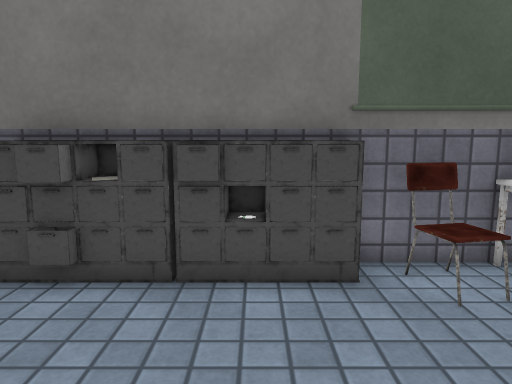
View 1 (above)

15 first-person views from a walk through a Unity game level. The camera is 1.2 m above the floor, tilts 8° down and sees 70° across. Doors are open. The floor is counted in squares, 0.5 m on a side. Each view is taken from the middle of a square. On the plan, view 1 faces up. The plan holds only what a view shows up to about 20 squares ahead; the rest is blank. Some surface patterns are stand-ins.

View 2
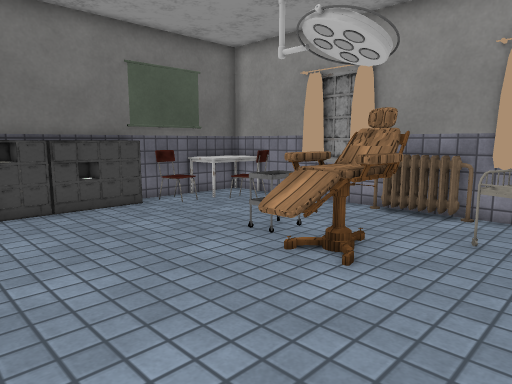

View 3
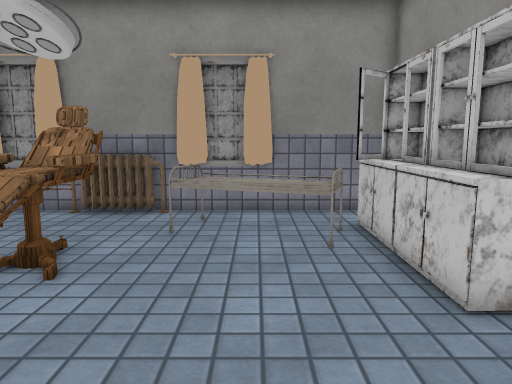

View 4
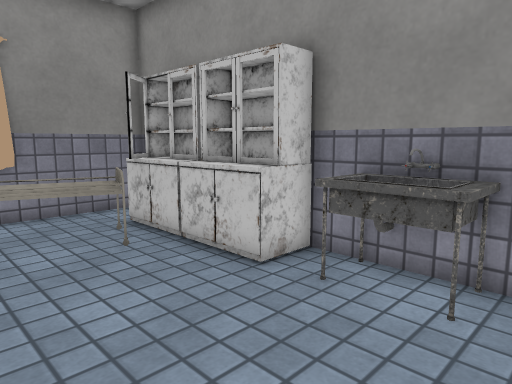

View 5
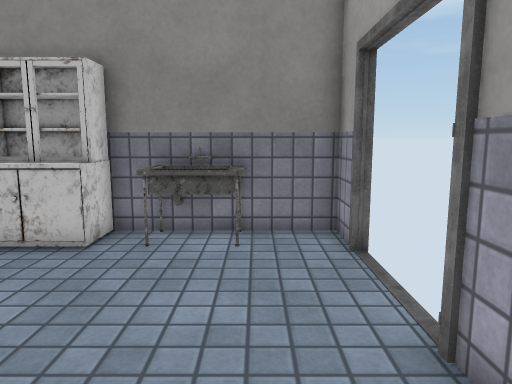

View 6
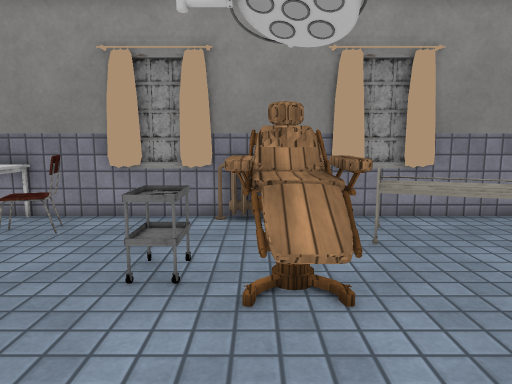

View 7
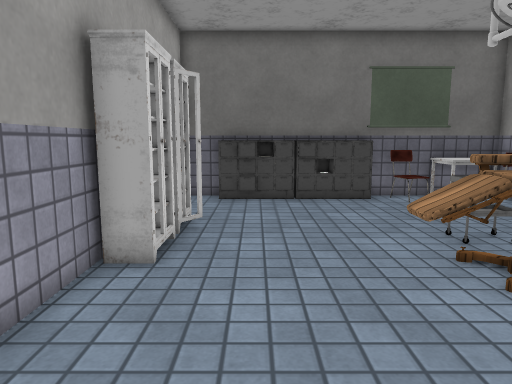

View 8
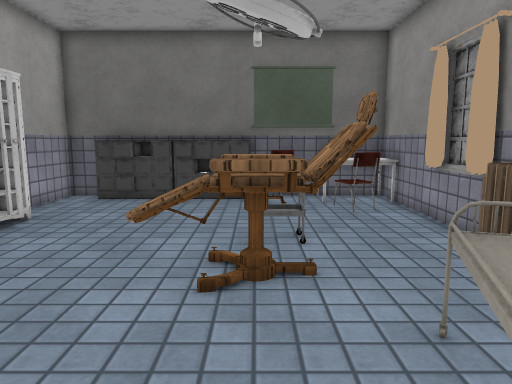

View 9
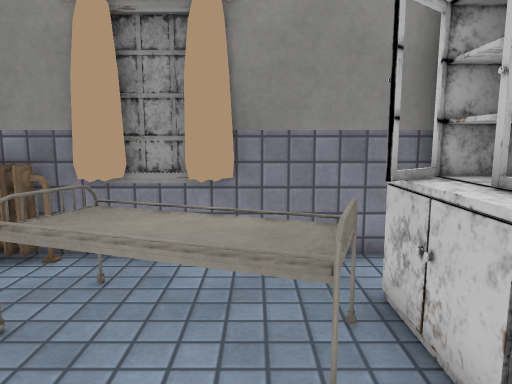

View 10
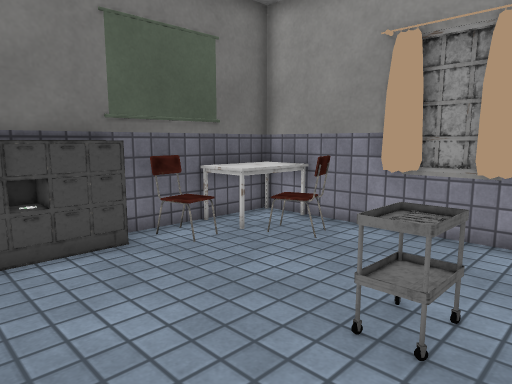

View 11
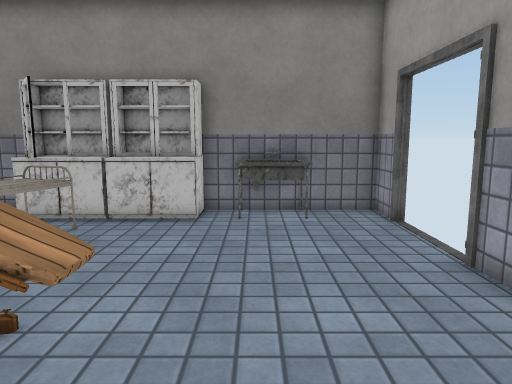

View 12
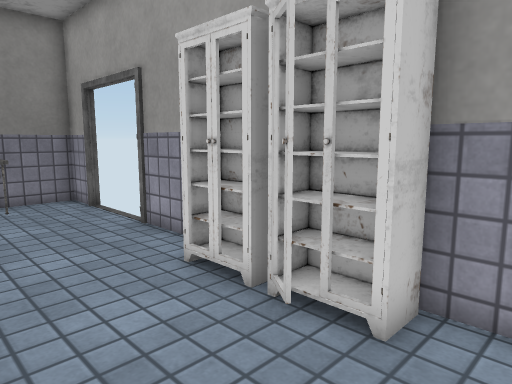

View 13
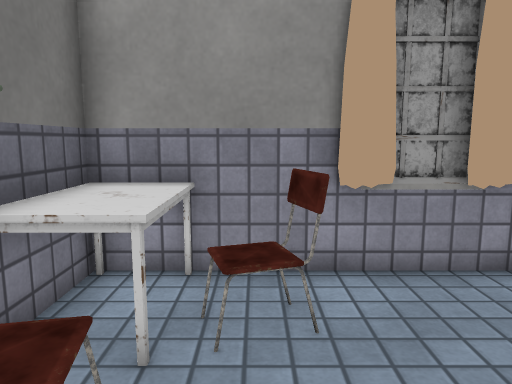

View 14
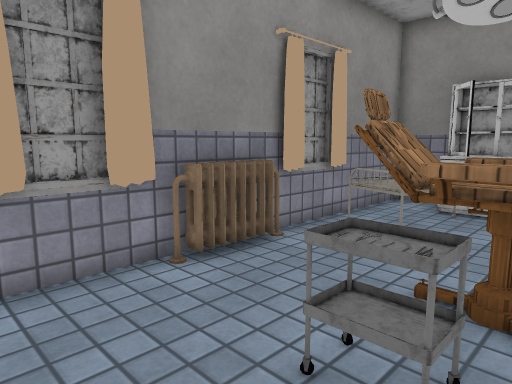

View 15
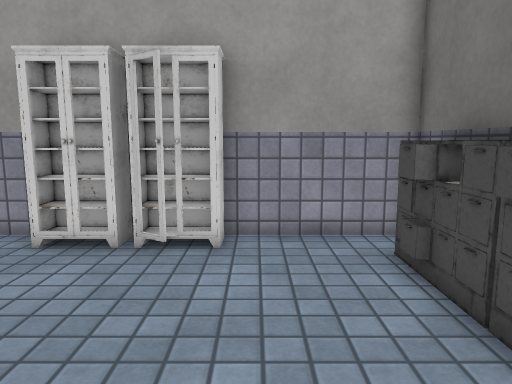

### Floor plan
Key: @ floor where view 1 was taken; # wall or solid block; x gap in a wall; . floor; D open door; = window, fence, low wall or low ledge; ^ raised ledge; C chair; T table; H heater; S sink; O other object.
Columns run from 6 left of view 1 to 8 right of it. Each row starts with its distance up from view 1.
  7 ##^^^^^^#######
  6 #.^^^^^^^C.TTT#
  5 #..........TTT#
  4 #..........OO #
  3 #..........CC##
  2 ##...........#
  1 ##...........##
  0  #....@.TT...##
 -1 ##......TT...H#
 -2 ##....CCCCC..H#
 -3 #.....CCCCC..H#
 -4 #......CCC...H#
 -5 #.........OOO##
 -6 D.........OOO.#
 -7 D........OOO..#
 -8 D........OOO..#
 -9 D........OOO..#
-10 x.SSSS=^=^^=..#
-11 # SSSS######..#
-12 ########  #####

Positions as (right, up) in squares from view 1, and headings:
1: (0, 0), facing up
2: (-5, -7), facing up-right
3: (-5, -7), facing right
4: (-5, -5), facing down-right
5: (-4, -2), facing down
6: (-4, -2), facing right
7: (-3, -9), facing up
8: (2, -9), facing up
9: (0, -8), facing right
10: (-2, -2), facing up-right
11: (-2, 1), facing down
12: (-1, 4), facing down-left
13: (1, 4), facing right
14: (1, 3), facing down-right
15: (3, 3), facing left
